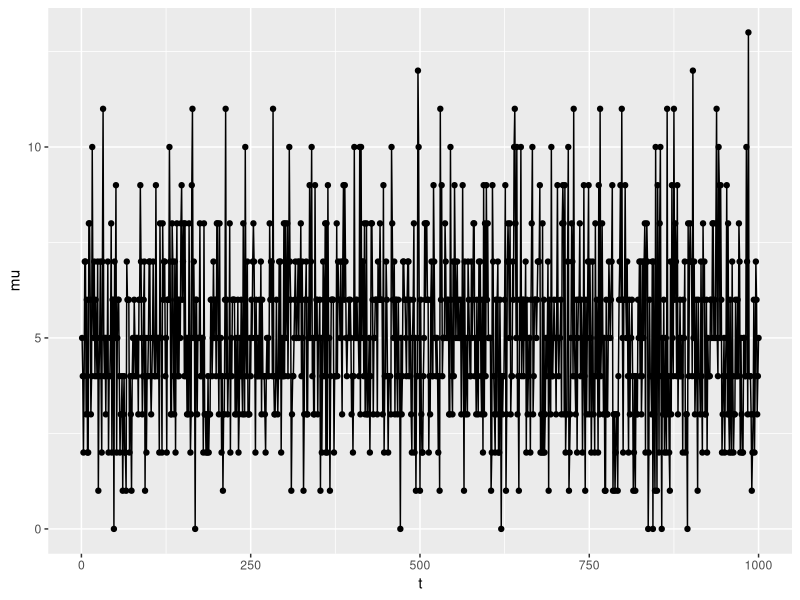

Reproduce this figure in R.
# 00_p_charts.R
# Tim Fraser
# Extra: fraction-defective (p) charts - the short version of 00_attribute_charts.R
# Chapter: Statistical Process Control in R

library(dplyr)

# Fraction defection (p) chart
# # of defective items
# has a binomial distribution
# each of the n itmes being tests is being classified
# into 2 categories: defective or not defective
# the probability p of a defective item is constant for every item.

# If X represents the # of defective items in n items,
# then the probability of finding x defective in n items is:
data = tibble(
  t = seq(from = 1, to = 1000, by = 1),
  t2 =  floor(t / 10)+1,
  n = rpois(n = 1000, lambda = 100),
  x = rpois(n = 1000, lambda = 5),
  p = x / n
)


p = function(x,n,p){factorial(n) / (factorial(x)*factorial(n - x)) * p^(x)*(1 - p)^(n-x) }


# data %>%
#   summarize(prob_p = sum(x) / n())

# data %>%
#   mutate(prob_p = sum(x) / n()) %>%
#   summarize(prob = p(x = 1, n = n(), p = prob_p[1]))

p(x = 5, n = 150, p = 0.50)

data %>%
  group_by(t2) %>%
  summarize(
    n = sum(n),
    x = sum(x),
    p = x / n)
stat_s = data %>%
  group_by(t) %>%
  summarize(
    prob = p(x = x, n = n, p = p),
    mu = n * p,
    sigma = sqrt(n*p*(1-p))
  )

stat_t = data %>%
  summarize(
    xsum = sum(x),
    nsum = sum(n),
    pbar = xsum / nsum,
    se = sqrt(pbar * (1 - pbar) / nsum),
    lower = pbar - 3*se,
    upper = pbar + 3*se
  )

library(ggplot2)
ggplot() +
  geom_line(data = stat_s, mapping = aes(x = t, y = mu)) +
  geom_point(data = stat_s, mapping = aes(x = t, y = mu))
